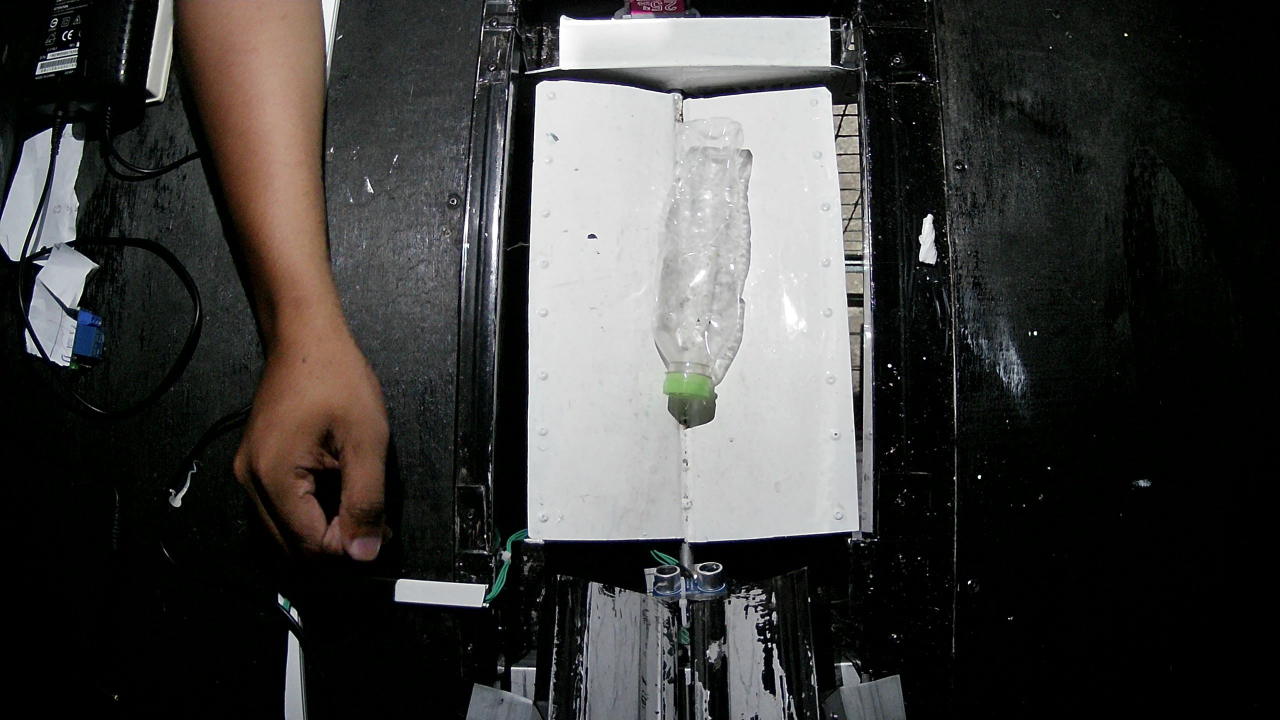
#> input picture test3.jpg, 2560 x 1440 px (shown at 1/2 size)
$ python contour.py
#> lines starting #> are read from the running program, lines starting #| are printed output that depends on the picture; after the words box and inside, x2 and y2 are one past the last pixel; in counts of white or black regions, pixels touching at a corner belong together
import cv2
import numpy as np

model_path = "exported_model/model.tflite"

# Specify the path to the image file
image_path = 'test3.jpg'
# Read the image
image = cv2.imread(image_path)
#> image is the input picture: shape (1440, 2560, 3); mean B, G, R 60.5, 61.9, 62.5

def nothing(x):
    pass


cv2.namedWindow('Parameters')
cv2.resizeWindow('Parameters', 640, 240)
cv2.createTrackbar('Threshold1', 'Parameters', 0, 255, nothing)
cv2.createTrackbar('Threshold2', 'Parameters', 25, 255, nothing)

# Check if the image was successfully loaded
if image is None:
    print("Error: Could not read the image.")
else:
    # cropped_image = image[150:805, 800:1245]
    cropped_image = image[180:1070, 1050:1650]
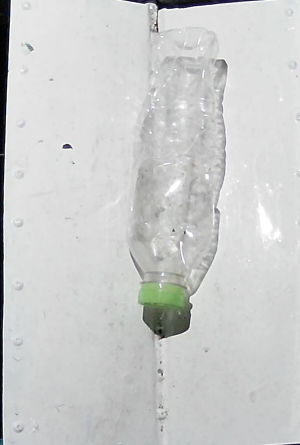
#> cropped_image: shape (890, 600, 3) (shown at 1/2 size); mean B, G, R 204.1, 204.8, 203.6
    blurred_image = cv2.GaussianBlur(cropped_image, (27, 27), 0)
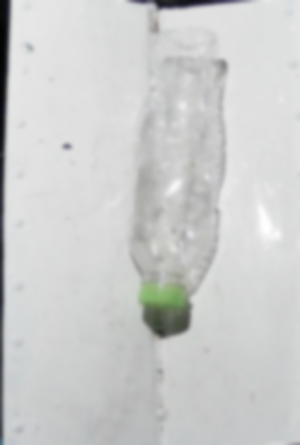
#> blurred_image: shape (890, 600, 3) (shown at 1/2 size); mean B, G, R 204.1, 204.9, 203.6
    grayed_image  = cv2.cvtColor(blurred_image, cv2.COLOR_BGR2GRAY)

    while True:
        threshold1  = cv2.getTrackbarPos('Threshold1', 'Parameters')
        threshold2  = cv2.getTrackbarPos('Threshold2', 'Parameters')
        canny_image = cv2.Canny(grayed_image, threshold1, threshold2)
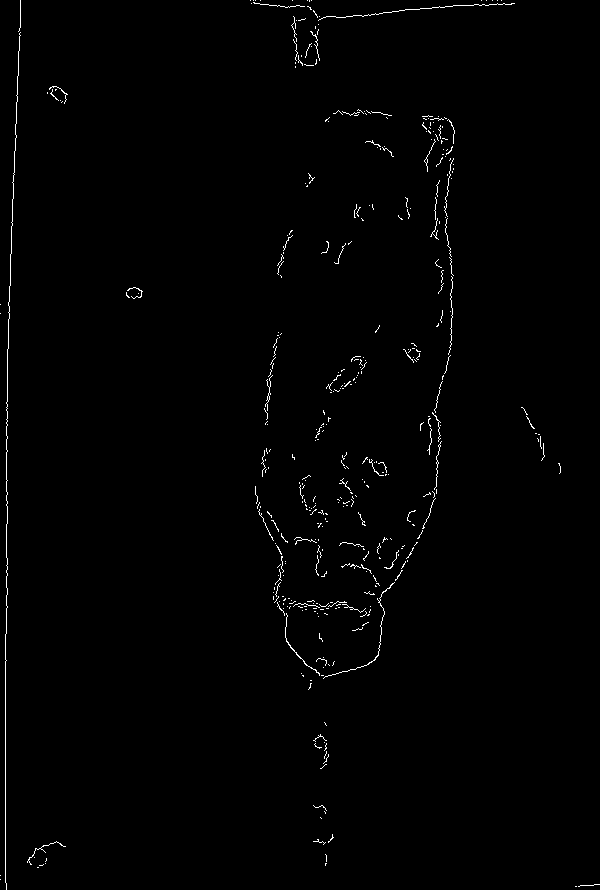
#> canny_image: shape (890, 600); 0.86% white in thin lines or dots

        # dilation function
        kernel = np.ones((5, 5), np.uint8)
        dilate_image = cv2.dilate(canny_image, kernel, iterations=1)
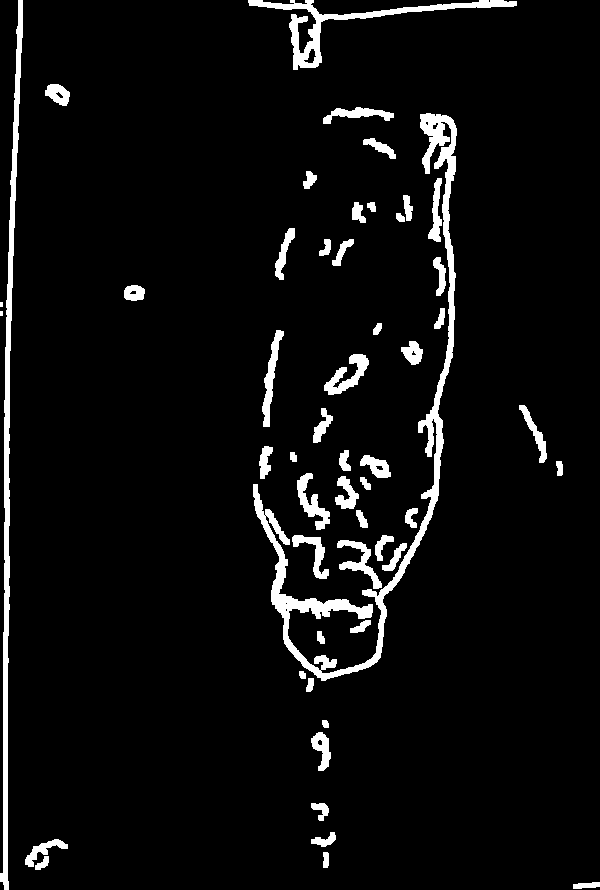
#> dilate_image: shape (890, 600); 5.3% white; 52 white regions (2 under 20 px)

        contours, hierarchy = cv2.findContours(dilate_image, cv2.RETR_EXTERNAL, cv2.CHAIN_APPROX_SIMPLE)
#> contours = 52 contours, 2 with area under 20; largest, box (x1, y1, x2, y2) and area: (253, 113, 457, 681) 7456, (0, 0, 23, 890) 3790, (248, 0, 517, 70) 2344, (324, 354, 369, 395) 656, (262, 330, 284, 427) 620

        max_area = 0
        max_cnt = 0
        for index, cnt in enumerate(contours):

            area = cv2.contourArea(cnt)
            if area > max_area:
                max_area = area
                max_cnt = cnt
#> this loop made 52 passes
#> (area, max_area) on passes 1, 4, 7, 14, 21, 29, 48: (112, 112), (333.5, 333.5), (390.5, 390.5), (572.5, 572.5), (607, 607), (656.5, 656.5), (7455.5, 7455.5)
#> after the loop, max_area = 7455.5; max_cnt = contour of 1014 points, box (x1, y1, x2, y2) (253, 113, 457, 681), area 7456

        contour_image = cv2.drawContours(cropped_image, max_cnt, -1, (0, 255, 0), 3)
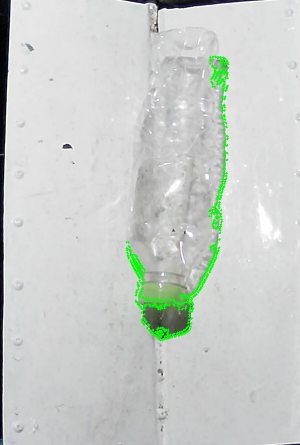
#> contour_image: shape (890, 600, 3) (shown at 1/2 size); mean B, G, R 201.7, 206, 201.2
        print(max_area)
#| 7455.5

        peri = cv2.arcLength(max_cnt, True)
#> peri = 2647.3
        approx = cv2.approxPolyDP(max_cnt, 0.02 * peri, True)
#> approx = [[446, 115], [364, 663], [253, 484], [321, 680], [437, 500]]
        x, y, w, h = cv2.boundingRect(approx)
#> x = 253; y = 115; w = 194; h = 566
        diagonal = int(np.sqrt(w**2 + h**2))
#> diagonal = 598

        cv2.line(contour_image, (x, y), (x+w, y+h), (0, 0, 255), 2)
        cv2.rectangle(contour_image, (x, y), (x+w, y+h), (255, 0, 0), 2)
        cv2.putText(contour_image, f'Area: {int(max_area)}', (x, y+30), cv2.FONT_HERSHEY_SIMPLEX, 1, (0, 0, 255), 2)
        cv2.putText(contour_image, f'Diagonal: {diagonal}', (x, y+60), cv2.FONT_HERSHEY_SIMPLEX, 1, (0, 0, 255), 2)
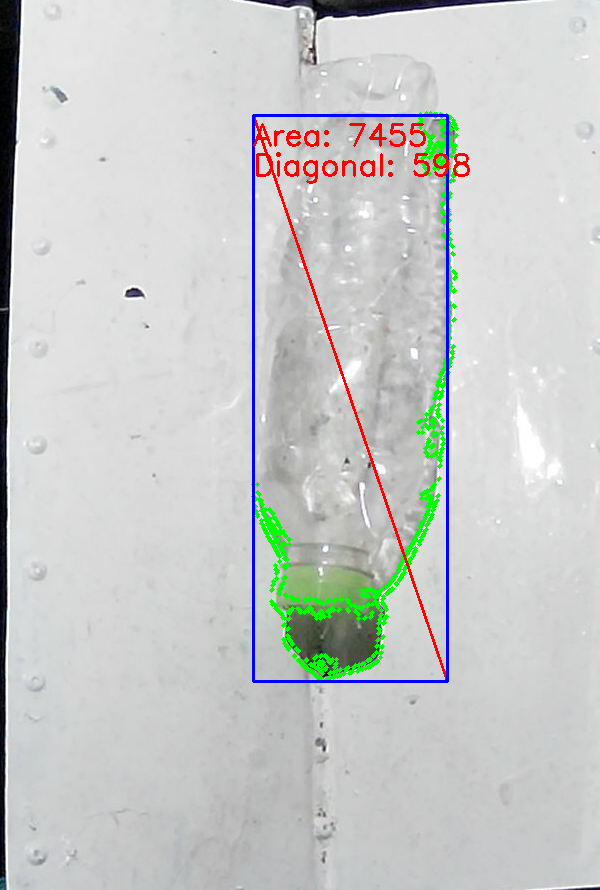
#> contour_image: shape (890, 600, 3); mean B, G, R 200.8, 202.6, 200.1
        # cv2.putText(contour_image, f'Points: {len(approx)}', (x, y), cv2.FONT_HERSHEY_SIMPLEX, 1, (0, 0, 255), 2)

        # Display the image
        cv2.imshow('Loaded Image', contour_image)

        if cv2.waitKey(1) & 0xFF == ord('q'):
#> (key q is pressed here)
            break

cv2.destroyAllWindows()
